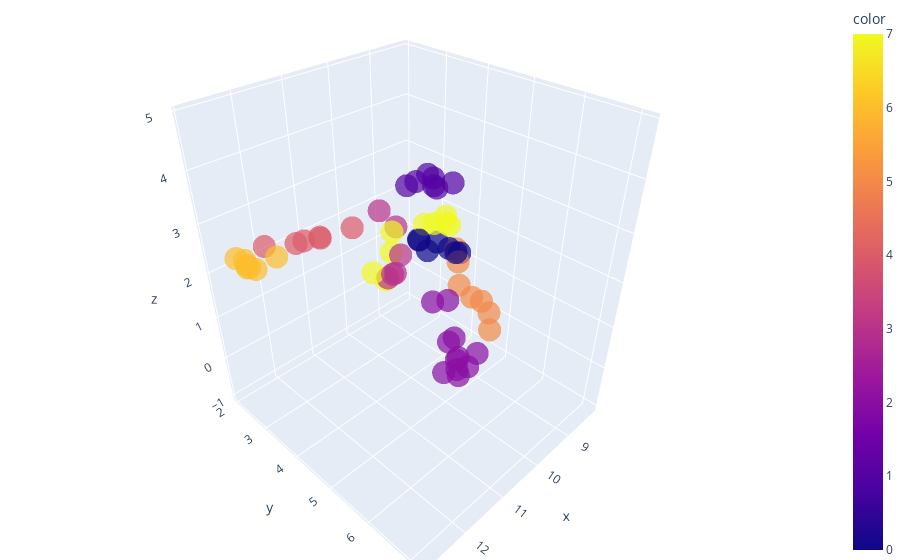

Notebook code cell kept with this figure:
### Code cell
import plotly.express as px

fig = px.scatter_3d(x=reduced_embedding[:, 0], 
                    y=reduced_embedding[:, 1], 
                    z=reduced_embedding[:, 2],
                    color=cluster_labels,
                    opacity = 0.7,
                    size_max=1)#,labels =True)
# tight layout
fig.update_layout(margin=dict(l=0, r=0, b=0, t=0))
fig.show()

### Figure 1 — Plotly figure (JSON) as saved in the notebook; plotly's stock layout.template omitted (floating-point values rounded to 4 significant figures)
{"data": [{"hovertemplate": "x=%{x}<br>y=%{y}<br>z=%{z}<br>color=%{marker.color}<extra></extra>", "legendgroup": "", "marker": {"color": [0, 5, 7, 5, 3, 7, 2, 5, 4, 0, 1, 0, 5, 2, 7, 2, 7, 1, 2, 3, 6, 6, 3, 4, 1, 4, 7, 7, 0, 7, 5, 2, 3, 3, 0, 0, 1, 2, 5, 4, 3, 4, 6, 1, 7, 6, 2, 4, 1, 5, 2, 2, 6, 6, 2, 2, 0, 1, 6, 7], "coloraxis": "coloraxis", "opacity": 0.7, "symbol": "circle"}, "mode": "markers", "name": "", "scene": "scene", "showlegend": false, "type": "scatter3d", "x": [12.7, 9.359, 11.62, 10.09, 9.437, 10.17, 9.164, 9.359, 12.2, 12.88, 8.489, 12.34, 10.1, 9.284, 11.33, 9.352, 10.11, 8.207, 9.453, 9.805, 12.04, 12.82, 9.918, 10.71, 8.431, 11.32, 10.42, 11.77, 11.89, 9.77, 10.06, 9.435, 9.434, 9.83, 12.06, 12.71, 8.537, 9.237, 9.433, 10.1, 9.688, 10.65, 12.88, 8.21, 9.908, 12.76, 9.07, 11.03, 8.276, 9.798, 10.01, 9.817, 12.49, 12.67, 9.979, 9.604, 12.82, 8.754, 12.48, 11.08], "y": [7.133, 5.469, 5.074, 5.176, 2.519, 4.985, 4.428, 5.419, 2.565, 7.025, 3.129, 7.002, 5.286, 4.932, 4.9, 5.204, 4.931, 3.393, 4.528, 3.354, 2.669, 2.981, 3.254, 2.171, 2.899, 2.246, 5.295, 4.95, 6.787, 4.114, 5.205, 4.771, 2.998, 3.3, 6.867, 6.998, 2.664, 4.621, 5.281, 2.435, 3.392, 2.093, 3.179, 2.856, 4.487, 2.862, 4.434, 2.077, 3.016, 5.339, 4.954, 4.748, 2.679, 2.368, 4.55, 4.96, 6.965, 2.62, 2.313, 4.649], "z": [4.822, 0.6384, 2.738, 2.67, 2.083, 3.125, -0.2947, 1.024, 2.488, 4.89, 2.523, 4.516, 1.968, -0.7003, 3.039, -0.1208, 3.21, 2.583, -0.1717, 1.135, 2.244, 2.53, 1.026, 1.861, 2.679, 2.02, 3.311, 2.887, 4.152, 2.571, 2.402, -0.7816, 1.905, 1.094, 4.267, 4.651, 2.468, -0.6735, 1.264, 1.926, 1.534, 1.774, 2.667, 2.501, 2.803, 2.5, -0.972, 1.874, 2.352, 1.578, 1.414, -0.6331, 2.198, 2.361, 1.149, -0.7168, 4.823, 2.436, 2.209, 3.195]}], "layout": {"coloraxis": {"colorbar": {"title": {"text": "color"}}, "colorscale": [[0, "#0d0887"], [0.1111, "#46039f"], [0.2222, "#7201a8"], [0.3333, "#9c179e"], [0.4444, "#bd3786"], [0.5556, "#d8576b"], [0.6667, "#ed7953"], [0.7778, "#fb9f3a"], [0.8889, "#fdca26"], [1, "#f0f921"]]}, "legend": {"tracegroupgap": 0}, "margin": {"b": 0, "l": 0, "r": 0, "t": 0}, "scene": {"domain": {"x": [0, 1], "y": [0, 1]}, "xaxis": {"title": {"text": "x"}}, "yaxis": {"title": {"text": "y"}}, "zaxis": {"title": {"text": "z"}}}}}
